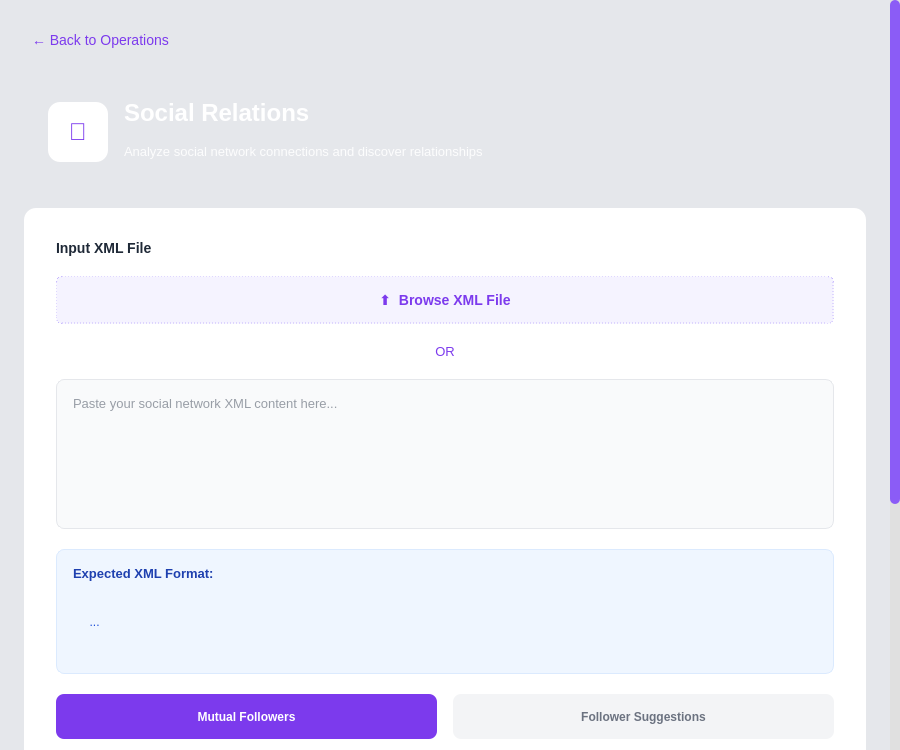
<?xml version="1.0" encoding="UTF-8"?>
<ui version="4.0">
 <class>SocialRelationsPage</class>
 <widget class="QWidget" name="SocialRelationsPage">
  <property name="geometry">
   <rect>
    <x>0</x>
    <y>0</y>
    <width>900</width>
    <height>750</height>
   </rect>
  </property>
  <property name="windowTitle">
   <string>Social Relations</string>
  </property>
  <property name="styleSheet">
   <string notr="true">
/* Global styles */
QWidget {
    background-color: #e5e7eb;
}
QLabel {
    background-color: transparent;
}

/* Specific styling for scroll area's content wrapper */
QWidget#scrollAreaWidgetContents {
    background-color: #e5e7eb;
}

/* Back Button */
QPushButton#backButton {
    background-color: transparent;
    border: none;
    color: #7c3aed;
    font-size: 14px;
    text-align: left;
    padding: 8px;
}

QPushButton#backButton:hover {
    background-color: rgba(124, 58, 237, 0.1);
    border-radius: 6px;
    text-decoration: none;
}

/* Header Widget (Gradient Violet) */
QWidget#headerWidget {
    background: qlineargradient(x1:0, y1:0, x2:1, y2:0,
                                 stop:0 #7c3aed, stop:1 #9333ea);
    border-radius: 12px;
}

QLabel#titleLabel {
    color: white;
    font-size: 24px;
    font-weight: bold;
}

QLabel#subtitleLabel {
    color: rgba(255, 255, 255, 0.9);
    font-size: 13px;
}

/* Content Widget (White Card) */
QWidget#contentWidget {
    background-color: white;
    border-radius: 12px;
}

/* Labels */
QLabel#inputLabel, QLabel#lblResult, QLabel#lblUserIds, QLabel#lblSuggestId {
    color: #1f2937;
    font-size: 14px;
    font-weight: 600;
}

/* Browse Button */
QPushButton#browseButton {
    background-color: #f5f3ff;
    color: #7c3aed;
    border: 1px dashed #c4b5fd;
    border-radius: 6px;
    padding: 12px 24px;
    font-size: 14px;
    font-weight: 500;
}

QPushButton#browseButton:hover {
    background-color: #ede9fe;
}

/* Inputs */
QTextEdit#txtXmlInput {
    background-color: #f9fafb;
    border: 1px solid #e5e7eb;
    border-radius: 8px;
    padding: 12px;
    font-family: 'Courier New', monospace;
    font-size: 13px;
    color: #374151;
}
QTextEdit:focus, QLineEdit:focus {
    border: 2px solid #8b5cf6;
    background-color: white;
}

QLineEdit#txtMutualUserIds, QLineEdit#txtSuggestId {
    background-color: #f9fafb;
    border: 1px solid #e5e7eb;
    border-radius: 6px;
    padding: 8px;
    color: #1f2937;
}

/* Tabs */
QPushButton#btnTabMutual, QPushButton#btnTabSuggest {
    background-color: #f3f4f6; color: #6b7280; border: none; border-radius: 8px; font-weight: 600; padding: 10px;
}
QPushButton#btnTabMutual:checked, QPushButton#btnTabSuggest:checked {
    background-color: #7c3aed; color: white;
}
QPushButton#btnTabMutual:hover, QPushButton#btnTabSuggest:hover {
    background-color: #e5e7eb;
}
QPushButton#btnTabMutual:checked:hover, QPushButton#btnTabSuggest:checked:hover {
    background-color: #6d28d9;
}

/* Action Buttons */
QPushButton#btnFindMutual, QPushButton#btnGetSuggestions {
    background-color: #7c3aed;
    color: white;
    border: none;
    border-radius: 8px;
    padding: 12px 24px;
    font-size: 15px;
    font-weight: 600;
}

QPushButton#btnFindMutual:hover, QPushButton#btnGetSuggestions:hover {
    background-color: #6d28d9;
}

/* Result Box */
QTextEdit#txtResult {
    background-color: #f5f3ff;
    border: 1px solid #ddd6fe;
    border-radius: 8px;
    padding: 12px;
    font-family: 'Consolas', monospace;
    color: #5b21b6;
}

/* ScrollBar */
QScrollBar:vertical {
    border: none;
    background: #e0e0e0;
    width: 10px; 
    margin: 0px; 
}
QScrollBar::handle:vertical {
    background: #8b5cf6; 
    min-height: 20px;
    border-radius: 5px;
}
QScrollBar::handle:vertical:hover {
    background: #7c3aed; 
}
QScrollBar::add-line:vertical, QScrollBar::sub-line:vertical {
    border: none;
    background: none;
    height: 0px; 
}
QScrollBar::add-page:vertical, QScrollBar::sub-page:vertical {
    background: none;
}
   </string>
  </property>

  <layout class="QVBoxLayout" name="rootLayout">
   <property name="leftMargin"><number>0</number></property>
   <property name="rightMargin"><number>0</number></property>
   <property name="topMargin"><number>0</number></property>
   <property name="bottomMargin"><number>0</number></property>

   <item>
    <widget class="QScrollArea" name="scrollArea">
     <property name="widgetResizable">
      <bool>true</bool>
     </property>
     <property name="frameShape">
      <enum>QFrame::NoFrame</enum>
     </property>

     <widget class="QWidget" name="scrollAreaWidgetContents">
      <layout class="QVBoxLayout" name="mainLayout">
       <property name="spacing"><number>16</number></property>
       <property name="leftMargin"><number>24</number></property>
       <property name="topMargin"><number>24</number></property>
       <property name="rightMargin"><number>24</number></property>
       <property name="bottomMargin"><number>24</number></property>

       <!-- 1. Back Button -->
       <item>
        <widget class="QPushButton" name="backButton">
         <property name="text">
          <string>← Back to Operations</string>
         </property>
         <property name="cursor">
          <cursorShape>PointingHandCursor</cursorShape>
         </property>
        </widget>
       </item>

       <!-- 2. Header Widget -->
       <item>
        <widget class="QWidget" name="headerWidget" native="true">
         <property name="minimumSize">
          <size><width>0</width><height>120</height></size>
         </property>
         <layout class="QHBoxLayout" name="headerLayout">
          <property name="spacing"><number>16</number></property>
          <property name="leftMargin"><number>24</number></property>
          <property name="topMargin"><number>24</number></property>
          <property name="rightMargin"><number>24</number></property>
          <property name="bottomMargin"><number>24</number></property>

          <item>
           <widget class="QLabel" name="iconLabel">
            <property name="minimumSize">
             <size><width>60</width><height>60</height></size>
            </property>
            <property name="maximumSize">
             <size><width>60</width><height>60</height></size>
            </property>
            <property name="styleSheet">
             <string notr="true">background-color: white; border-radius: 12px; font-size: 24px; font-weight: bold; color: #7c3aed;</string>
            </property>
            <property name="text"><string>👥</string></property>
            <property name="alignment">
             <set>Qt::AlignCenter</set>
            </property>
           </widget>
          </item>

          <item>
           <layout class="QVBoxLayout" name="headerTextLayout">
            <property name="spacing"><number>4</number></property>
            <item>
             <widget class="QLabel" name="titleLabel">
              <property name="text">
               <string>Social Relations</string>
              </property>
             </widget>
            </item>
            <item>
             <widget class="QLabel" name="subtitleLabel">
              <property name="text">
               <string>Analyze social network connections and discover relationships</string>
              </property>
             </widget>
            </item>
           </layout>
          </item>
          <item><spacer name="horizontalSpacer"><property name="orientation"><enum>Qt::Horizontal</enum></property></spacer></item>
         </layout>
        </widget>
       </item>

       <!-- 3. Content Widget (White Card) -->
       <item>
        <widget class="QWidget" name="contentWidget" native="true">
         <layout class="QVBoxLayout" name="contentLayout">
          <property name="spacing"><number>20</number></property>
          <property name="leftMargin"><number>32</number></property>
          <property name="topMargin"><number>32</number></property>
          <property name="rightMargin"><number>32</number></property>
          <property name="bottomMargin"><number>32</number></property>

          <item>
           <widget class="QLabel" name="inputLabel">
            <property name="text">
             <string>Input XML File</string>
            </property>
           </widget>
          </item>

          <item>
           <widget class="QPushButton" name="browseButton">
            <property name="minimumSize">
             <size><width>0</width><height>48</height></size>
            </property>
            <property name="cursor">
             <cursorShape>PointingHandCursor</cursorShape>
            </property>
            <property name="text">
             <string>⬆  Browse XML File</string>
            </property>
           </widget>
          </item>

          <item>
           <widget class="QLabel" name="orLabel">
            <property name="text"><string>OR</string></property>
            <property name="alignment"><set>Qt::AlignCenter</set></property>
            <property name="styleSheet"><string>color: #7c3aed; font-size: 13px;</string></property>
           </widget>
          </item>

          <item>
           <widget class="QTextEdit" name="txtXmlInput">
            <property name="minimumSize">
             <size><width>0</width><height>150</height></size>
            </property>
            <property name="placeholderText">
             <string>Paste your social network XML content here...</string>
            </property>
           </widget>
          </item>

          <!-- Info Frame -->
          <item>
           <widget class="QFrame" name="infoFrame">
            <property name="styleSheet"><string notr="true">background-color: #eff6ff; border: 1px solid #dbeafe; border-radius: 8px;</string></property>
            <layout class="QVBoxLayout" name="infoLayout">
             <property name="leftMargin"><number>16</number></property>
             <property name="topMargin"><number>16</number></property>
             <property name="rightMargin"><number>16</number></property>
             <property name="bottomMargin"><number>16</number></property>
             <item>
              <widget class="QLabel" name="lblInfoTitle">
               <property name="styleSheet"><string notr="true">color: #1e40af; font-weight: bold; font-size: 13px; border: none;</string></property>
               <property name="text"><string>Expected XML Format:</string></property>
              </widget>
             </item>
             <item>
              <widget class="QLabel" name="lblInfoCode">
               <property name="styleSheet"><string notr="true">color: #1d4ed8; font-family: 'Consolas', monospace; font-size: 12px; border: none;</string></property>
               <property name="text"><string>&lt;social_network&gt;
  &lt;user id=&quot;user1&quot;&gt;
    &lt;followers&gt; ... &lt;/followers&gt;
  &lt;/user&gt;
&lt;/social_network&gt;</string></property>
              </widget>
             </item>
            </layout>
           </widget>
          </item>

          <!-- Tabs -->
          <item>
           <layout class="QHBoxLayout" name="tabLayout">
            <property name="spacing"><number>16</number></property>
            <item>
             <widget class="QPushButton" name="btnTabMutual">
              <property name="text"><string>Mutual Followers</string></property>
              <property name="checkable"><bool>true</bool></property>
              <property name="checked"><bool>true</bool></property>
              <property name="cursor"><cursorShape>PointingHandCursor</cursorShape></property>
              <property name="minimumSize"><size><width>0</width><height>45</height></size></property>
             </widget>
            </item>
            <item>
             <widget class="QPushButton" name="btnTabSuggest">
              <property name="text"><string>Follower Suggestions</string></property>
              <property name="checkable"><bool>true</bool></property>
              <property name="cursor"><cursorShape>PointingHandCursor</cursorShape></property>
              <property name="minimumSize"><size><width>0</width><height>45</height></size></property>
             </widget>
            </item>
           </layout>
          </item>

          <item>
           <widget class="QStackedWidget" name="stackedWidget">
            <property name="currentIndex"><number>0</number></property>
            
            <widget class="QWidget" name="pageMutual">
             <layout class="QVBoxLayout" name="layoutMutual">
              <property name="leftMargin"><number>0</number></property>
              <property name="topMargin"><number>0</number></property>
              <property name="rightMargin"><number>0</number></property>
              <property name="bottomMargin"><number>0</number></property>
              <property name="spacing"><number>16</number></property>
              
              <item><widget class="QLabel" name="lblUserIds"><property name="text"><string>User IDs (Comma Separated)</string></property></widget></item>
              <item>
               <widget class="QLineEdit" name="txtMutualUserIds">
                <property name="placeholderText"><string>e.g., 101, 204</string></property>
                <property name="minimumSize"><size><width>0</width><height>45</height></size></property>
               </widget>
              </item>
              <item>
               <widget class="QPushButton" name="btnFindMutual">
                <property name="text"><string>👥 Find Mutual Followers</string></property>
                <property name="minimumSize"><size><width>0</width><height>50</height></size></property>
                <property name="cursor"><cursorShape>PointingHandCursor</cursorShape></property>
               </widget>
              </item>
             </layout>
            </widget>

            <widget class="QWidget" name="pageSuggest">
             <layout class="QVBoxLayout" name="layoutSuggest">
              <property name="leftMargin"><number>0</number></property>
              <property name="topMargin"><number>0</number></property>
              <property name="rightMargin"><number>0</number></property>
              <property name="bottomMargin"><number>0</number></property>
              <property name="spacing"><number>16</number></property>
              
              <item><widget class="QLabel" name="lblSuggestId"><property name="text"><string>User ID</string></property></widget></item>
              <item>
               <widget class="QLineEdit" name="txtSuggestId">
                <property name="placeholderText"><string>e.g., 101</string></property>
                <property name="minimumSize"><size><width>0</width><height>45</height></size></property>
               </widget>
              </item>
              <item>
               <widget class="QPushButton" name="btnGetSuggestions">
                <property name="text"><string>✨ Get Suggestions</string></property>
                <property name="minimumSize"><size><width>0</width><height>50</height></size></property>
                <property name="cursor"><cursorShape>PointingHandCursor</cursorShape></property>
               </widget>
              </item>
             </layout>
            </widget>
           </widget>
          </item>

          <item>
            <widget class="QLabel" name="lblResult"><property name="text"><string>Result</string></property></widget>
          </item>
          <item>
           <widget class="QTextEdit" name="txtResult">
            <property name="minimumSize"><size><width>0</width><height>100</height></size></property>
            <property name="readOnly"><bool>true</bool></property>
            <property name="placeholderText"><string>Results will appear here...</string></property>
           </widget>
          </item>

         </layout>
        </widget>
       </item>

      </layout>
     </widget>
    </widget>
   </item>

  </layout>
 </widget>
 <resources/>
 <connections/>
</ui>
